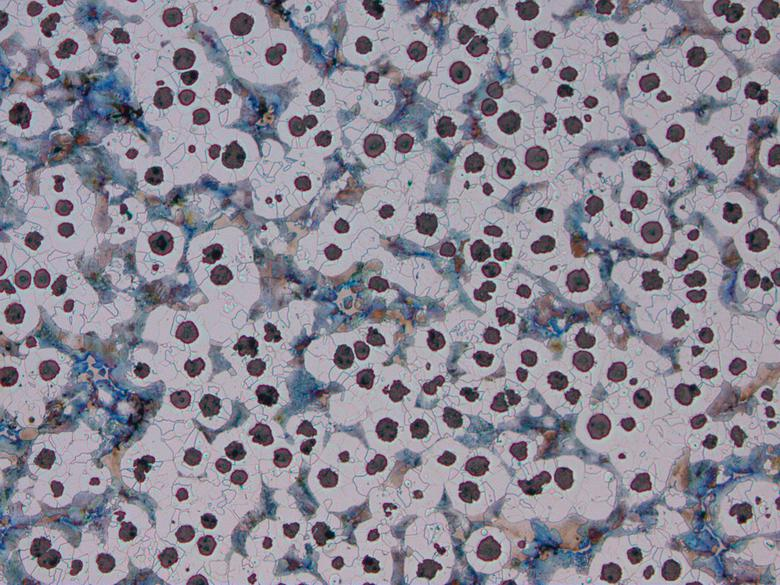
#> input picture 06_taller05/img.jpg, 780 x 585 px
$ jupyter execute granulometria2.ipynb   (shell and % lines are left out)
#> lines starting #> are read from the running program, lines starting #| are printed output that depends on the picture; after the words box and inside, x2 and y2 are one past the last pixel; in counts of white or black regions, pixels touching at a corner belong together
[cell 1]
%pylab inline
from scipy import ndimage

[cell 2]
import cv2

[cell 3]
img = cv2.imread('img.jpg')
#> img is the input picture: shape (585, 780, 3); mean B, G, R 148.6, 136.3, 139.3
img2 = cv2.imread('img.jpg')
img3 = cv2.imread('img.jpg')
#img = ndimage.gaussian_filter(img1, sigma=1)
gray = cv2.cvtColor(img,cv2.COLOR_BGR2GRAY)
gray2 = cv2.cvtColor(img,cv2.COLOR_BGR2GRAY)
ret, thresh = cv2.threshold(gray,0,255,cv2.THRESH_BINARY_INV+cv2.THRESH_OTSU)
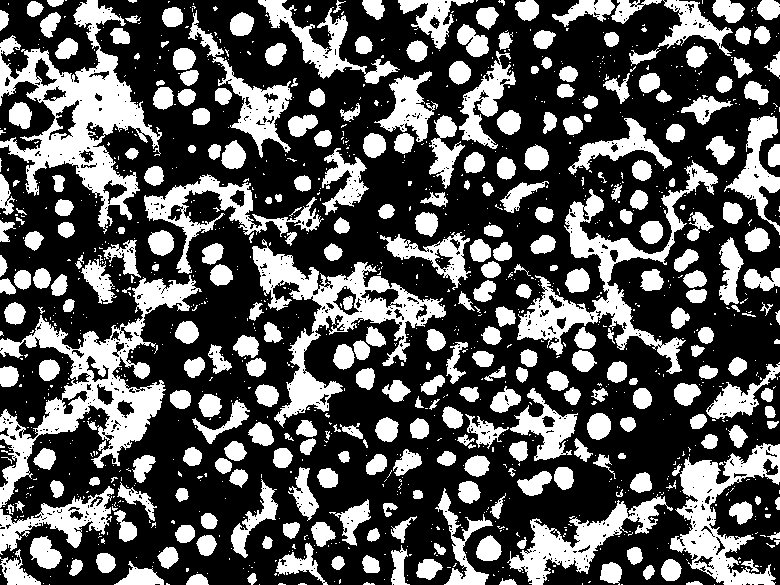
#> thresh: shape (585, 780); 34.5% white; 1246 white regions (928 under 20 px), largest, box (x1, y1, x2, y2) and area: (0, 0, 162, 234) 11666, (0, 275, 202, 508) 11254, (252, 239, 446, 428) 8420
#> ret = 126
ret2, thresh2 = cv2.threshold(gray,255,255,cv2.THRESH_BINARY_INV+cv2.THRESH_OTSU)
#> ret2 = 126

[cell 4]
# noise removal
kernel = np.ones((3,3),np.uint8)
opening = cv2.morphologyEx(thresh,cv2.MORPH_OPEN,kernel, iterations = 2)
#> opening: shape (585, 780); 28.7% white; 394 white regions (1 under 20 px), largest, box (x1, y1, x2, y2) and area: (9, 51, 157, 214) 7762, (511, 504, 628, 585) 2864, (62, 379, 163, 458) 2788

# sure background area
sure_bg = cv2.dilate(opening,kernel,iterations=3)
#> sure_bg: shape (585, 780); 52.5% white; 40 black regions (22 under 20 px), largest, box (x1, y1, x2, y2) and area: (0, 0, 780, 585) 210485, (710, 465, 780, 585) 3698, (0, 85, 70, 147) 1444

# Finding sure foreground area
dist_transform = cv2.distanceTransform(opening,cv2.DIST_L2,5)
ret, sure_fg = cv2.threshold(dist_transform,0.4*dist_transform.max(),255,0)
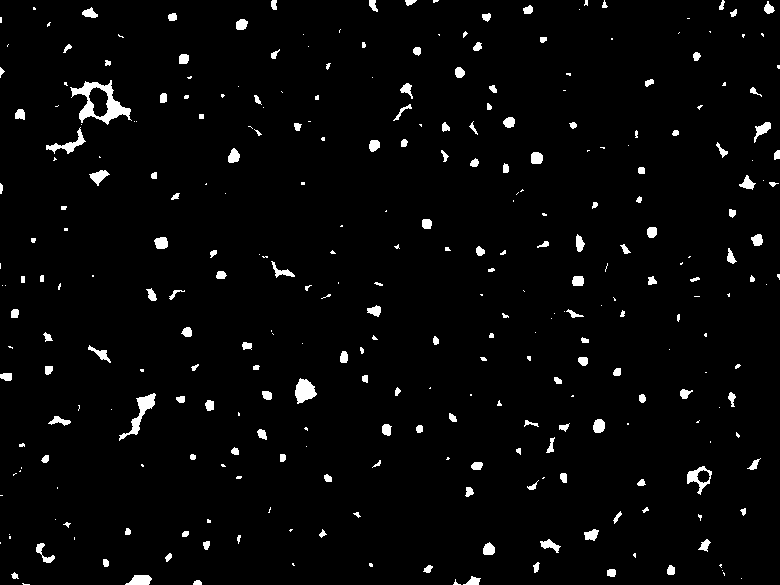
#> sure_fg: shape (585, 780) float32; 2.9% white; 310 white regions (140 under 20 px), largest, box (x1, y1, x2, y2) and area: (70, 80, 132, 125) 973, (119, 393, 156, 441) 440, (295, 378, 317, 404) 370
#> ret = 6.07

# Finding unknown region
sure_fg = np.uint8(sure_fg)
unknown = cv2.subtract(sure_bg,sure_fg)
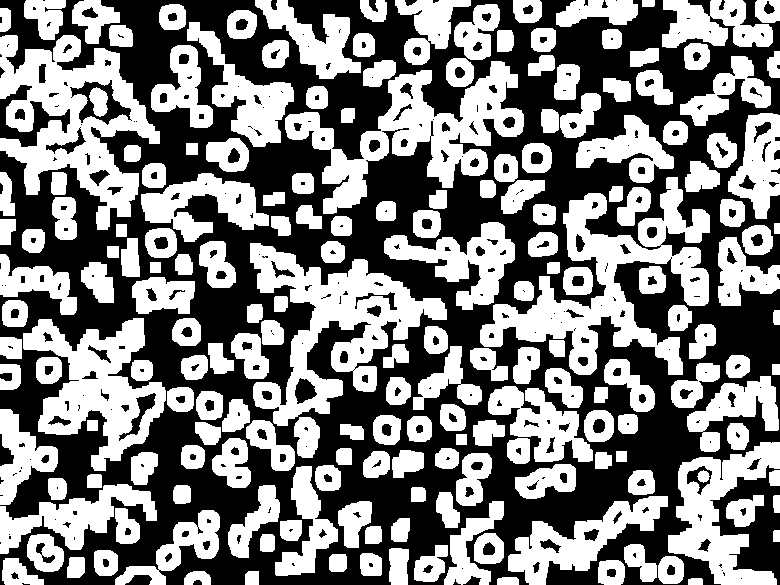
#> unknown: shape (585, 780); 49.6% white; 193 white regions, largest, box (x1, y1, x2, y2) and area: (480, 177, 710, 375) 14807, (0, 35, 160, 230) 13700, (250, 243, 447, 426) 13093

[cell 5]
# Marker labelling
ret, markers = cv2.connectedComponents(sure_fg)
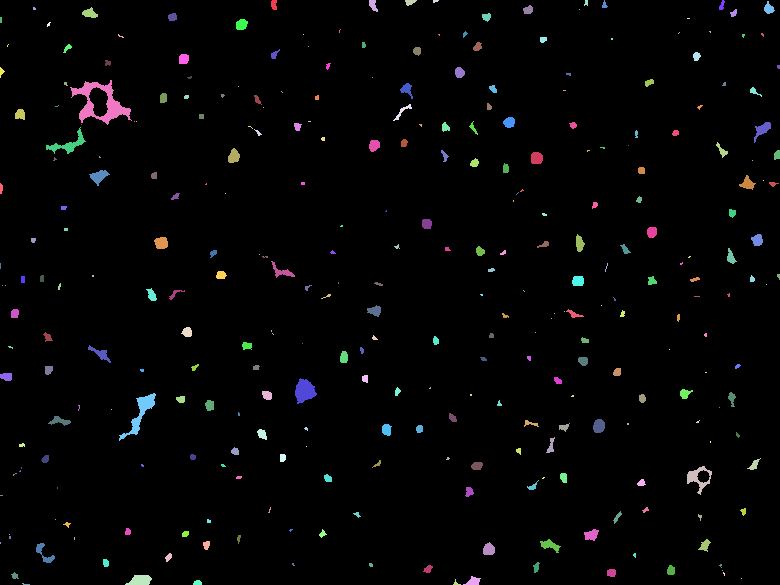
#> markers: shape (585, 780) int32; 311 distinct labels, from 0 to 310; one colour per label, 0 black
#> ret = 311
# Add one to all labels so that sure background is not 0, but 1
markers = markers+1
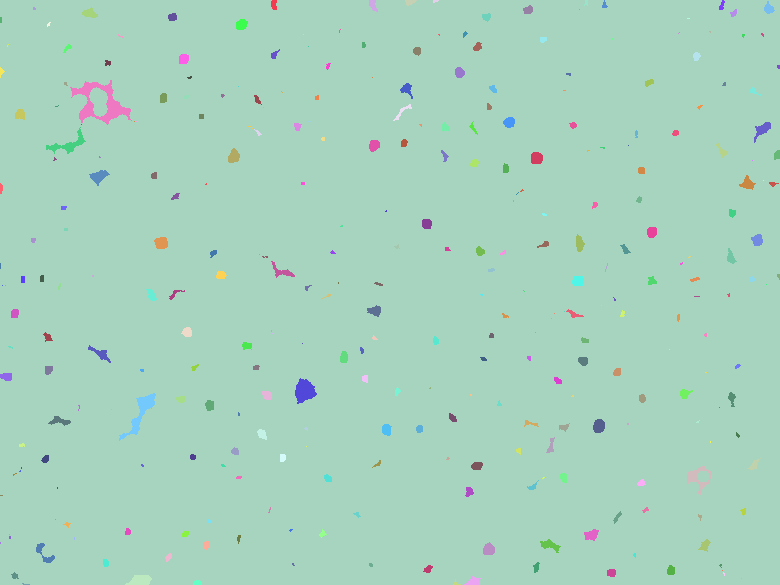
#> markers: shape (585, 780) int32; 311 distinct labels, from 1 to 311; one colour per label, 0 black
# Now, mark the region of unknown with zero
markers[unknown==255] = 0
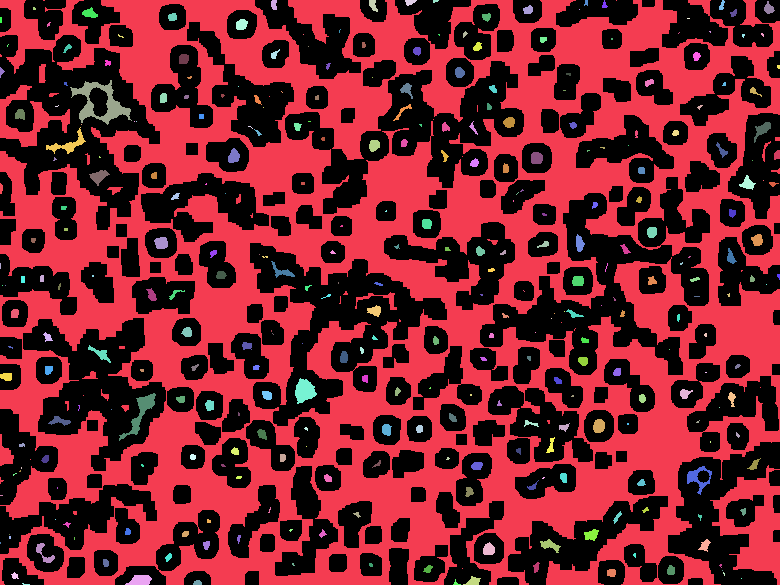
#> markers: shape (585, 780) int32; 312 distinct labels, from 0 to 311; one colour per label, 0 black

[cell 6]
markers = cv2.watershed(img,markers)
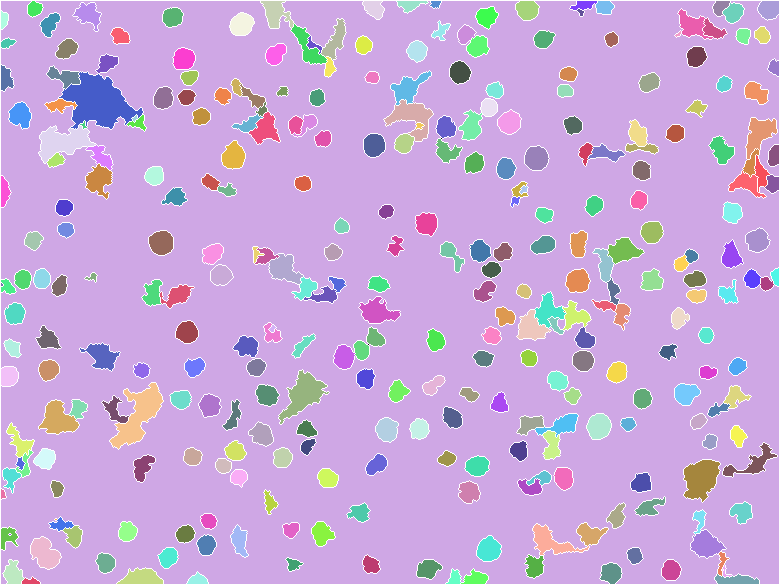
#> markers: shape (585, 780) int32; 311 distinct labels, from -1 to 311; one colour per label, 0 black, -1 white

[cell 7]
img[markers == -1] = [255,0,0]
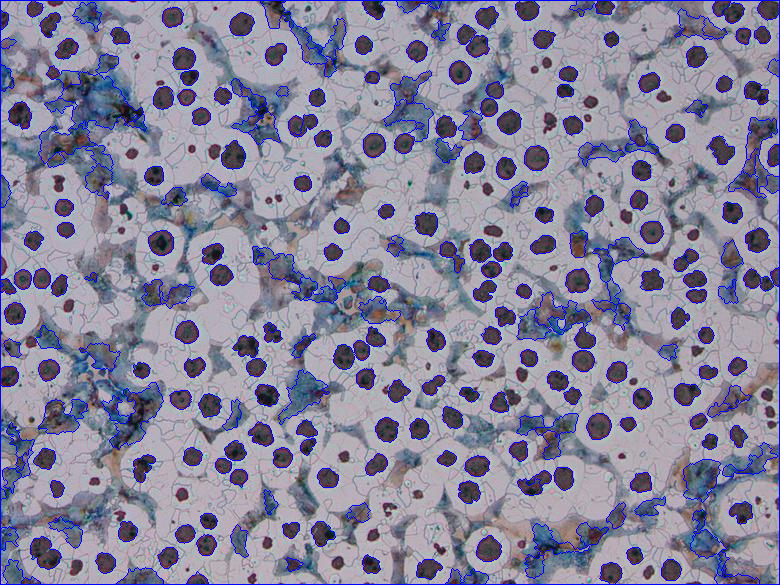
#> img: shape (585, 780, 3); 4.62% of pixels changed, all inside (x1, y1, x2, y2) = (0, 0, 780, 585)

[cell 8]
plt.figure(figsize=(20,10))
plt.imshow(img)

[cell 9]
plt.imshow(markers)

[cell 10]
for i in range (0,len(img)):
    for y in range(0,len(img[0])):
        for z in range(0,len(img[0][0])):

            img2[i][y][z]=0
#> img2: shape (585, 780, 3); every value is 0

[cell 11]
img2[markers == -1] = [255,255,255]
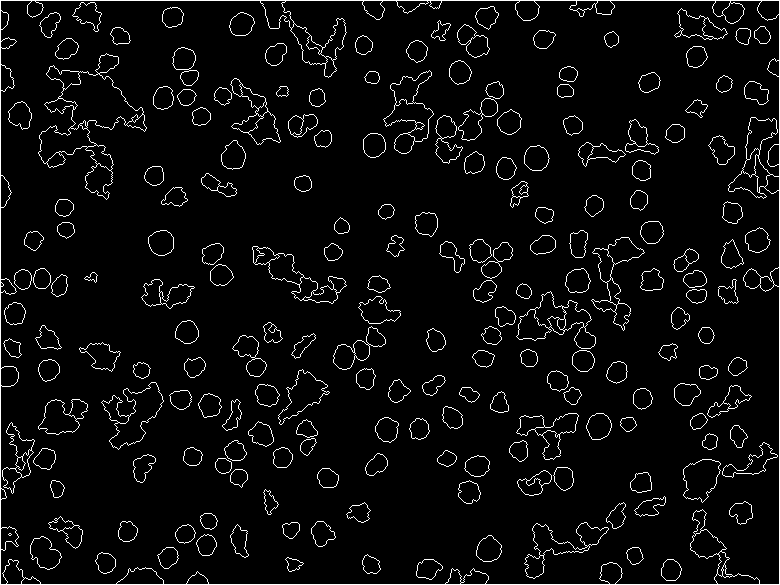
#> img2: shape (585, 780, 3); 4.6% white in thin lines or dots

[cell 12]
plt.figure(figsize=(20,10))
plt.imshow(img2)

[cell 13]
from skimage import data, color
from skimage.transform import hough_circle, hough_circle_peaks
from skimage.feature import canny
from skimage.draw import circle_perimeter
from skimage.util import img_as_ubyte

[cell 14]
gray3 = cv2.cvtColor(img2,cv2.COLOR_BGR2GRAY)
#> gray3: shape (585, 780); 4.6% white in thin lines or dots

[cell 15]
hough_radii = np.arange(5,50,1)
hough_res = hough_circle(gray3, hough_radii)

[cell 16]
accums, cx, cy, radii = hough_circle_peaks(hough_res, hough_radii,
                                           total_num_peaks=150)
#> accums = 150 values, max 0.75 at index 0, min 0.479 at index 133, mean 0.53; cx = 150 values, max 774 at index 84, min 5 at index 52, mean 444; cy = 150 values, max 579 at index 79, min 8 at index 63, mean 264.6; radii = 150 values, max 13 at index 71, min 5 at index 27, mean 8.41

[cell 17]
plt.figure(figsize=(20,10))
for center_y, center_x, radius in zip(cy, cx, radii):
    circy, circx = circle_perimeter(center_y, center_x, radius)
    plt.plot(circx,circy,',r')
#> this loop made 150 passes
#> (center_y, center_x, radius) on passes 1 to 12: (335, 706, 8), (39, 611, 7), (283, 766, 7), (398, 642, 10), (465, 223, 8), (360, 583, 11), (133, 675, 9), (470, 729, 6), (97, 186, 8), (207, 64, 9), (226, 341, 7), (545, 206, 10)

plt.imshow(img3)
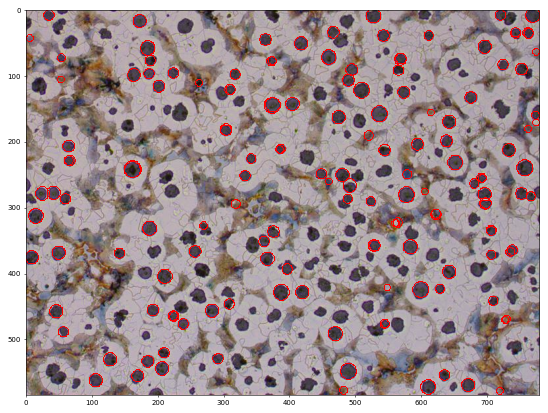
#> figure drawn by matplotlib, 1 panel; B, G, R data is drawn as R, G, B

[cell 18]
radii
#> Out has the same summary as radii

$ run again, with 06_taller05/met2.jpg copied over 06_taller05/img.jpg
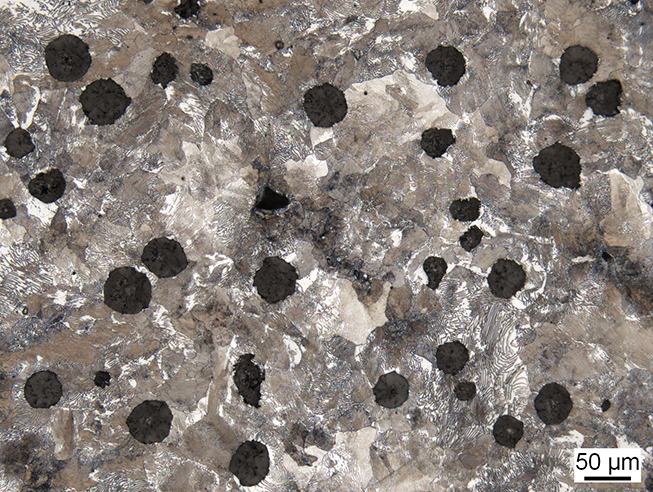
#> input picture 06_taller05/met2.jpg, 653 x 492 px
#> img is the input picture: shape (492, 653, 3); mean B, G, R 123.2, 128.5, 136.5
#> `ret, thresh = cv2.threshold(gray,0,255,cv2.THRESH_BINARY_INV+cv2.THRES..`:
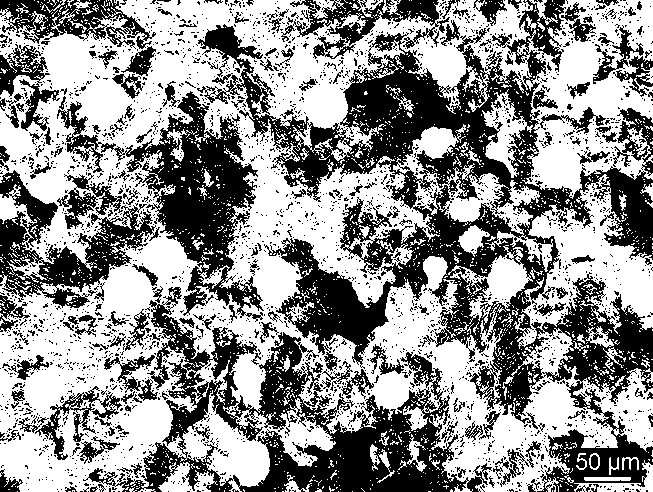
#> thresh: shape (492, 653); 57% white; 2749 black regions (2573 under 20 px), largest, box (x1, y1, x2, y2) and area: (197, 0, 653, 492) 59003, (83, 287, 492, 492) 23046, (57, 91, 264, 322) 13464
#> `ret, thresh = cv2.threshold(gray,0,255,cv2.THRESH_BINARY_INV+cv2.THRES..`: ret = 135
#> opening: shape (492, 653); 33.9% white; 262 white regions (6 under 20 px), largest, box (x1, y1, x2, y2) and area: (43, 0, 235, 147) 12071, (235, 137, 394, 303) 7901, (0, 400, 173, 492) 6238
#> sure_bg: shape (492, 653); 55.2% white; 63 black regions (34 under 20 px), largest, box (x1, y1, x2, y2) and area: (0, 0, 653, 425) 86076, (0, 241, 540, 492) 37293, (0, 0, 153, 147) 7664
#> `ret, sure_fg = cv2.threshold(dist_transform,0.4*dist_transform.max(),2..`: ret = 9.2
#> `ret, markers = cv2.connectedComponents(sure_fg)`: ret = 48
#> img: shape (492, 653, 3); 2.39% of pixels changed, all inside (x1, y1, x2, y2) = (0, 0, 653, 492)
#> gray3: shape (492, 653); 2.4% white in thin lines or dots
#> accums = 150 values, max 0.558 at index 0, min 0.344 at index 114, mean 0.374; cx = 150 values, max 647 at index 53, min 5 at index 51, mean 262.6; cy = 150 values, max 488 at index 6, min 1 at index 58, mean 202.6; radii = 150 values, max 25 at index 27, min 5 at index 2, mean 7.75
#> the loop `for center_y, center_x, radius in zip(cy, cx, radii):` made 150 passes
#> (center_y, center_x, radius) on passes 1 to 8: (390, 391, 18), (389, 17, 6), (51, 286, 5), (486, 21, 5), (210, 8, 8), (487, 44, 6), (488, 43, 5), (21, 191, 5)
#> `[cell 17] plt.figure(figsize=(20,10)) for center_y, center_x, radius i..`:
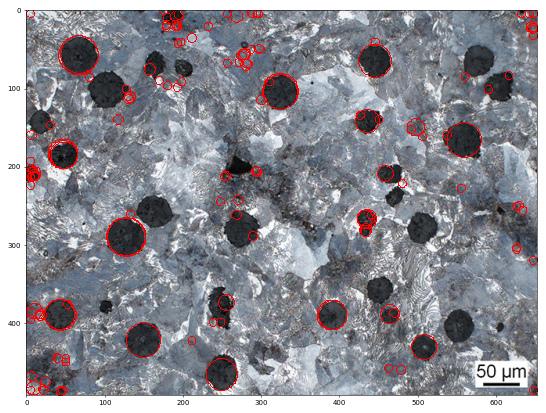
#> figure drawn by matplotlib, 1 panel; B, G, R data is drawn as R, G, B
#> Out has the same summary as radii
